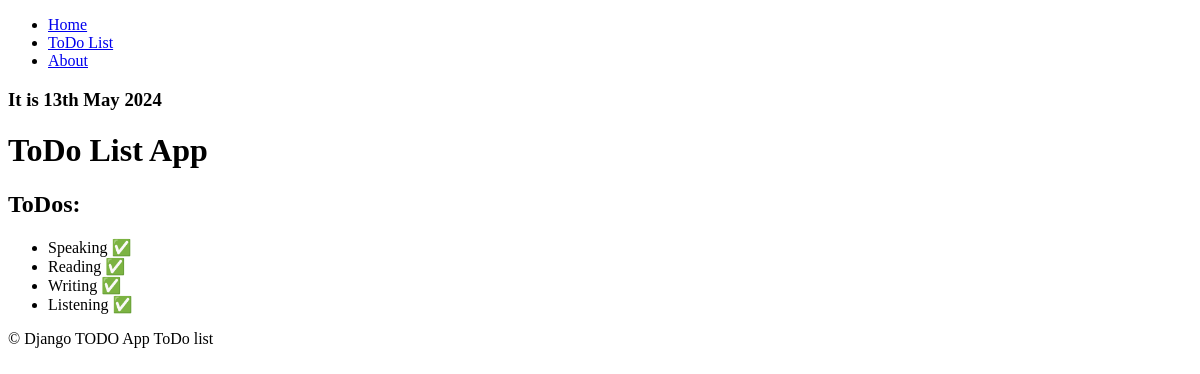
Page /todos/ on the earlier database version.
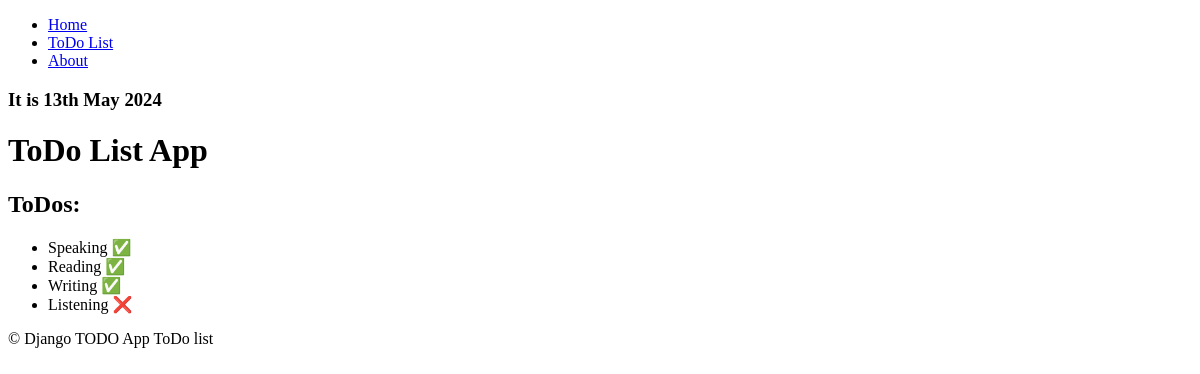
Same page on the later database version.
### todo_list/models.py (models this page shows, shortened)
class ToDoItem(models.Model):
    class Meta:
        ordering = ("id", )
        verbose_name = "ToDo Item for 'SeRWaL' project"
    title = models.CharField(max_length=250)
    done = models.BooleanField(default=True)

### todo_list/views.py (the view)
# urls.py: path("", index_view, name="index"),
def index_view(request: HttpRequest) -> HttpResponse:
    todo_items = ToDoItem.objects.all()
    return render(
        request,
        template_name="todo_list/index.html",
        context={"todo_items": todo_items},
    )

### todo_list/templates/todo_list/index.html (shortened to what this page needs)
{% extends 'todo_list/base.html' %}
{% block body %}
    <h1>ToDo List App</h1>
    <h2>ToDos:</h2>
    <ul>
        {% for todo_item in todo_items %}
            <li>
                {{ todo_item.title }}
                {% if todo_item.done %}
                    ✅
                {% else %}
                    ❌
                {% endif %}
            </li>
        {% endfor %}
    </ul>
{% endblock %}

### todo_list/templates/todo_list/base.html
{% extends 'base.html' %}
{% block footer %}
    ToDo list
{% endblock %}

### templates/base.html (shortened to what this page needs)
<!DOCTYPE html>
<html lang="en">
<head>
</head>
<body>
{% include 'components/navbar.html' %}
{% block body %}{% endblock body %}
<footer>
    &copy; Django TODO App
    {% block footer %}
    {% endblock %}
</footer>
</body>
</html>

### templates/components/navbar.html
<nav>
    <ul>
        <li><a href="{% url 'index' %}">Home</a></li>
        <li><a href="{% url 'todo_list:index' %}">ToDo List</a></li>
        <li><a href="#">About</a></li>
    </ul>
</nav>
<h3>It is {% now "jS F Y" %}</h3>

Differences in the rows shown:
changed ToDoItem "Listening": done "✅" → "❌"
